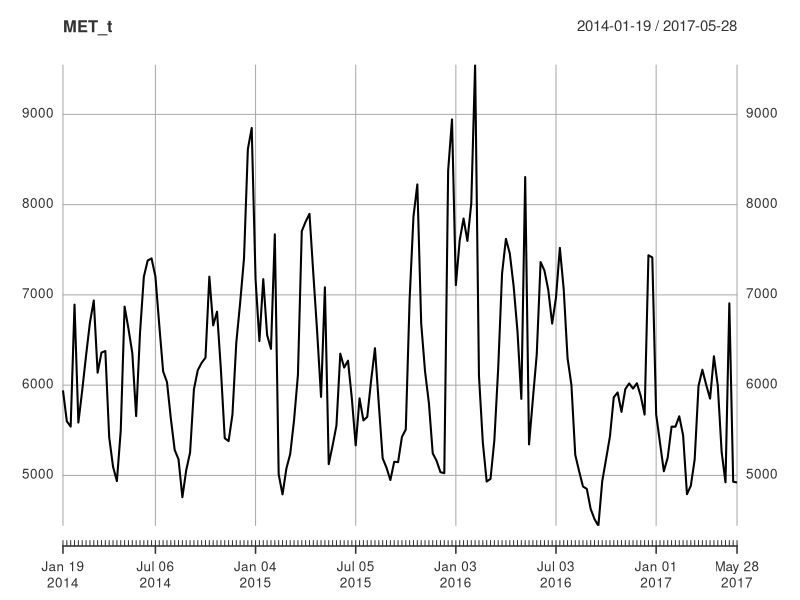
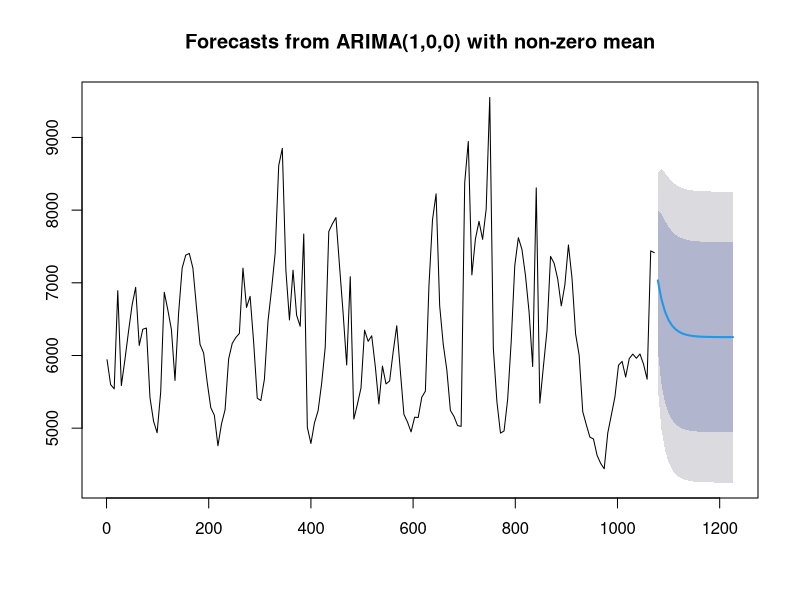
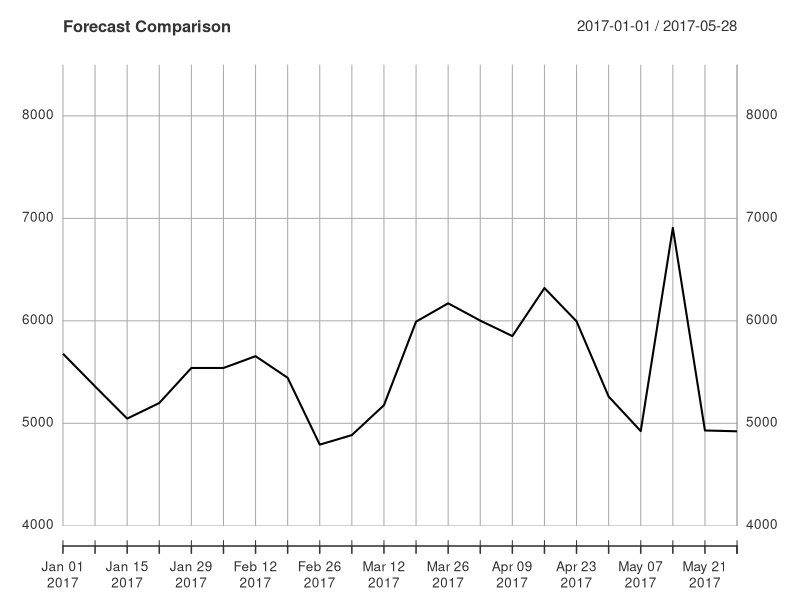
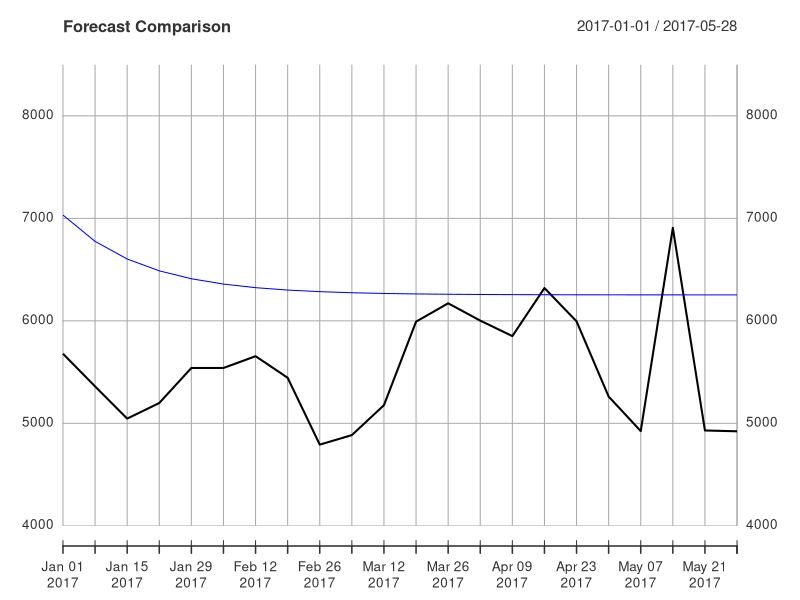
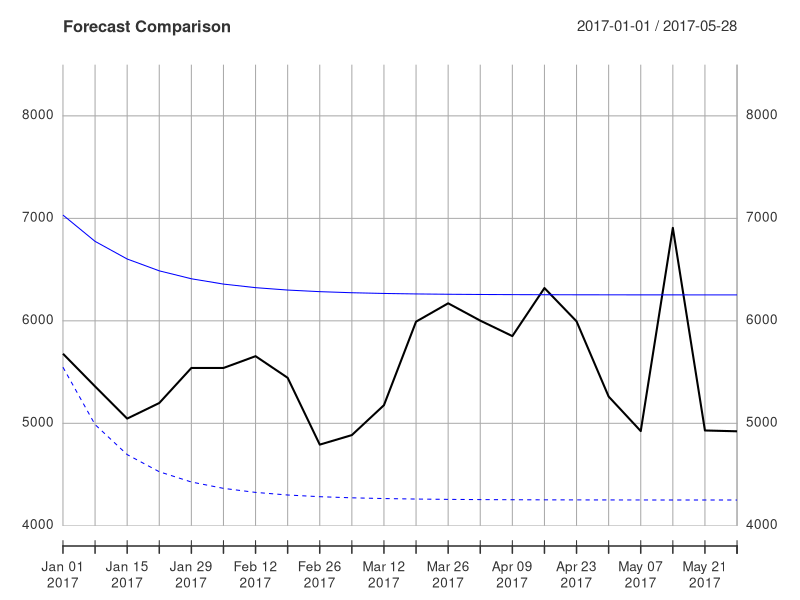
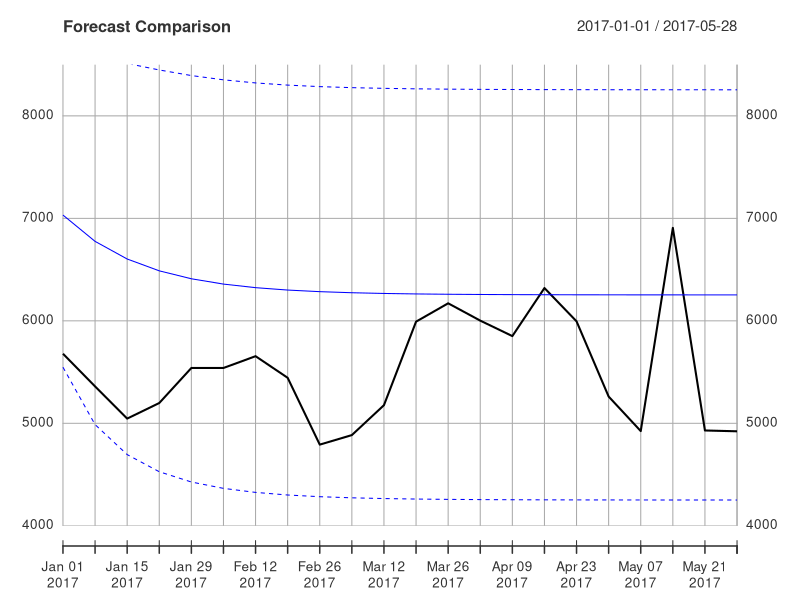
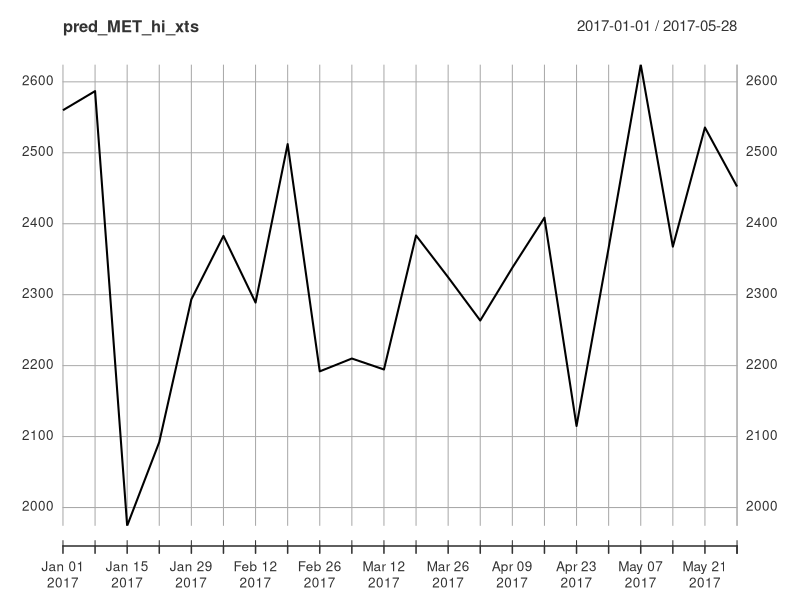
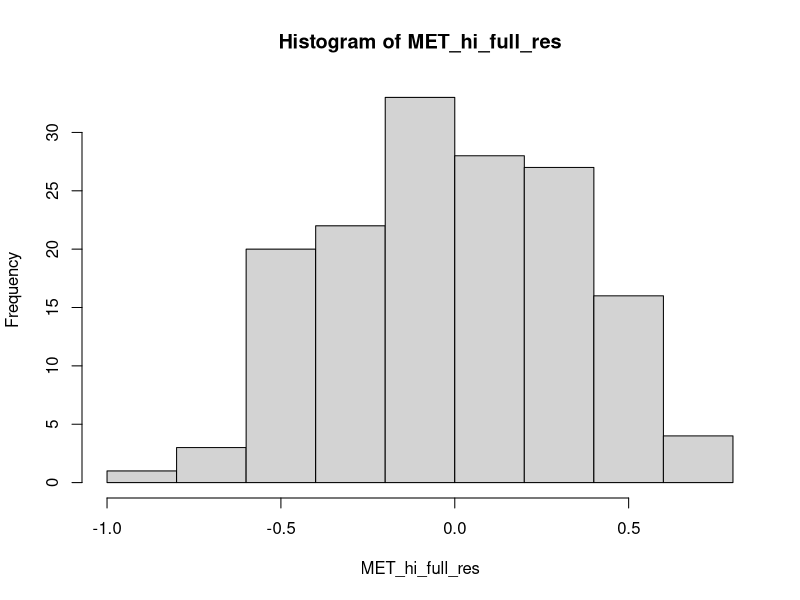

Here is the R script that generated these plots, in order:
install.packages('xts')
install.packages('forecast')
library(dplyr)
library(xts)
library(forecast)

#Loading the data
bev <- read.csv('Beverage producer sales.csv')
glimpse(bev)

# Create the dates object as an index for our xts object
dates <- seq(as.Date("2014-01-19"), length = 176, by = "weeks")

# Create an xts object 
bev_xts <- xts(bev, order.by = dates)
head(bev_xts)

# Create the individual region sales as their own objects
MET_hi <- bev_xts[,"MET.hi"]
MET_lo <- bev_xts[,"MET.lo"]
MET_sp <- bev_xts[,"MET.sp"]

# Sum the region sales together
MET_t <- MET_hi + MET_lo + MET_sp

# Plot the metropolitan region total sales
plot(MET_t)

# Split the data into training and validation
MET_t_train <- MET_t[index(MET_t) < "2017-01-01"]
MET_t_valid <- MET_t[index(MET_t) >= "2017-01-01"]

# Use auto.arima() function for metropolitan sales
(MET_t_model <- auto.arima(MET_t_train))

# Forecast the first 22 weeks of 2017
forecast_MET_t <- forecast(MET_t_model, h = 22)

# Plot this forecast
plot(forecast_MET_t)

####Visualizing Forecast####

# Convert forecast to an xts object
for_dates <- seq(as.Date("2017-01-01"), length = 22, by = "weeks")
for_MET_t_xts <- xts(forecast_MET_t$mean, order.by = for_dates)

# Plot the validation data set
plot(MET_t_valid, main = 'Forecast Comparison', ylim = c(4000, 8500))

# Overlay the forecast of 2017
lines(for_MET_t_xts, col = "blue")

# Convert the forecast and validation data set to numeric values
for_MET_t <- as.numeric(forecast_MET_t$mean)
v_MET_t <- as.numeric(MET_t_valid)

# Calculate the MAE
(MAE <- mean(abs(for_MET_t - v_MET_t)))

# Calculate the MAPE
(MAPE <- 100*mean(abs((for_MET_t - v_MET_t)/v_MET_t)))


####Confidence Intervals for Forecast####

# Convert the limits to xts objects
lower <- xts(forecast_MET_t$lower[,2], order.by = for_dates)
upper <- xts(forecast_MET_t$upper[,2], order.by = for_dates)

# Adding confidence intervals of forecast to plot
lines(lower, col = "blue", lty = "dashed")
lines(upper, col = "blue", lty = "dashed")

# Calculating price elasticity
bev_xts_train <- bev_xts[index(MET_t) < "2017-01-01"]
bev_xts_valid <- bev_xts[index(MET_t) >= "2017-01-01"]


# Extract the sales and prices for the high end product and save them as a vector
MET_hi <- as.vector(bev_xts_train[,"MET.hi"])
MET_hi_p <- as.vector(bev_xts_train[,"MET.hi.p"])

# Save as a data frame after taking the log of sales and prices
MET_hi_train <- data.frame(log(MET_hi),log(MET_hi_p))
colnames(MET_hi_train) <- c("log_sales", "log_price")

# Calculate the regression
model_MET_hi <- lm(log_sales ~ log_price, data = MET_hi_train)
model_MET_hi


# Create date indices for New Year's week
n.dates <- as.Date(c("2014-12-28", "2015-12-27", "2016-12-25"))

# Create xts objects for New Year's
newyear <- as.xts(rep(1, 3), order.by = n.dates)


# Create sequence of dates for merging
dates_train <- seq(as.Date("2014-01-19"), length = 154, by = "weeks")

# Merge training dates into New Year's object
newyear <- merge(newyear, dates_train, fill = 0)
head(newyear, n = 53)

# Regression for holiday / promotional effects
# Add newyear variable to your data frame
MET_hi_train <- data.frame(MET_hi_train, as.vector(newyear))

# Build regressions for the product
model_MET_hi_full <- lm(log_sales ~ log_price + newyear, data = MET_hi_train)

summary(model_MET_hi_full)

# Subset the validation prices
l_MET_hi_p_valid <- as.vector(log(bev_xts_valid[,"MET.hi.p"]))

# Create a validation data frame
MET_hi_valid <- data.frame(l_MET_hi_p_valid)
colnames(MET_hi_valid) <- "log_price"
head(MET_hi_valid)

# Predict the log of sales for your high end product
pred_MET_hi <- predict(model_MET_hi, MET_hi_valid)

# Convert predictions out of log scale
pred_MET_hi <- exp(pred_MET_hi)

# Convert to an xts object
dates_valid <- seq(as.Date("2017-01-01"), length = 22, by = "weeks")
pred_MET_hi_xts <- xts(pred_MET_hi, order.by = dates_valid)

# Plot the forecast
plot(pred_MET_hi_xts)

# Calculate and print the MAPE
MET_hi_v <- bev_xts_valid[,"MET.hi"]
(MAPE <- 100*mean(abs((pred_MET_hi_xts - MET_hi_v)/MET_hi_v)))

# Calculate the residuals from the model
MET_hi_full_res <- residuals(model_MET_hi_full)

# Convert the residuals to an xts object
MET_hi_full_res <- xts(MET_hi_full_res, order.by = dates_train)

# Plot the histogram of the residuals
hist(MET_hi_full_res)

# Plot the residuals over time
plot(MET_hi_full_res)


# Build an ARIMA model on the residuals: MET_hi_arima
MET_hi_arima <- auto.arima(MET_hi_full_res)

# Look at a summary of the model 
summary(MET_hi_arima)

# Forecast 22 weeks with your model: for_MET_hi_arima
for_MET_hi_arima <- forecast(MET_hi_arima, h = 22)

# Print first 10 observations 
head(for_MET_hi_arima, n = 10)


# Visualizing residual forecasts

# Convert your forecasts into an xts object
dates_valid <- seq(as.Date("2017-01-01"), length = 22, by = "weeks")
for_MET_hi_arima <- xts(for_MET_hi_arima$mean, order.by = dates_valid)

# Plot the forecast
plot(for_MET_hi_arima)



# Convert your residual forecast to the exponential version
for_MET_hi_arima <- exp(for_MET_hi_arima)

# Multiply your forecasts together
for_MET_hi_final <- pred_MET_hi_xts * for_MET_hi_arima

# Plot the final forecast
plot(for_MET_hi_final, ylim = c(1000, 4300))

# Overlay the validation data set
lines(MET_hi_v, col = "blue")

#Calculating transfer function MAPE and MAE
# Calculate the MAE
MAE <- mean(abs(for_MET_hi_final - MET_hi_v))

# Calculate the MAPE
(MAPE <- 100*mean(abs((for_MET_hi_final - MET_hi_v)/MET_hi_v)))

# Build an ARIMA model using the auto.arima function
MET_hi_model_arima <- auto.arima(MET_hi)

# Forecast the ARIMA model
for_MET_hi <- forecast(MET_hi_model_arima, h = 22)

# Save the forecast as an xts object
dates_valid <- seq(as.Date("2017-01-01"), length = 22, by = "weeks")
for_MET_hi_xts <- xts(for_MET_hi$mean, order.by = dates_valid)

# Calculate the MAPE of the forecast
(MAPE <- 100*mean(abs((for_MET_hi_xts - MET_hi_v)/MET_hi_v)))

# Ensembling of Forecasts
# Ensemble the two forecasts together
for_MET_hi_en <- (for_MET_hi_xts + pred_MET_hi_xts)/2

# Calculate the MAE and MAPE

(MAE <- mean(abs(for_MET_hi_en - MET_hi_v)))
(MAPE <- 100*mean(abs((for_MET_hi_en - MET_hi_v)/MET_hi_v)))

##

